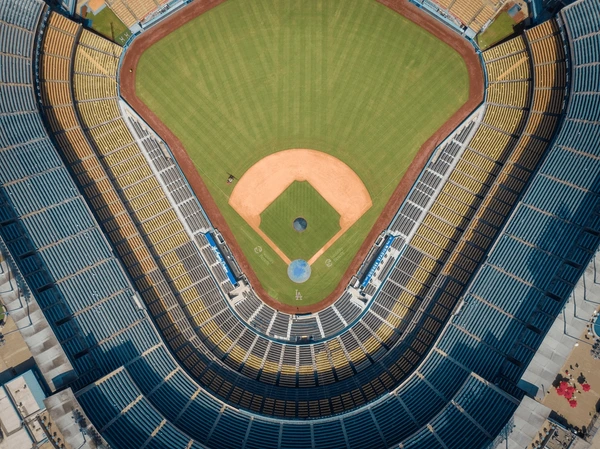
#> input picture code/images/baseballdiamond.webp, 600 x 449 px, found by its file name
$ python Image_classifier.py
#> lines starting #> are read from the running program, lines starting #| are printed output that depends on the picture
import cv2
import joblib
import numpy as np
from build_histogram_function import *

# classifier for image on the 21 classes of the dataset UCMerced_LandUse


class image_classifier:
    def __init__(self, image_path):
#> called with image_path = '../images/baseballdiamond.webp'
        self.img = cv2.imread(image_path, cv2.IMREAD_GRAYSCALE)
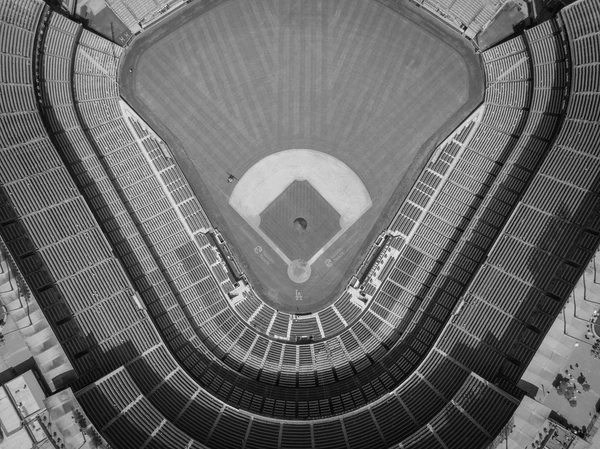
#> self.img: shape (449, 600); min 0, max 250, mean 104.9
#> (the run stopped early here; a loop or call above may not have finished)

$ run again, with code/images/agricultural.webp copied over code/images/baseballdiamond.webp
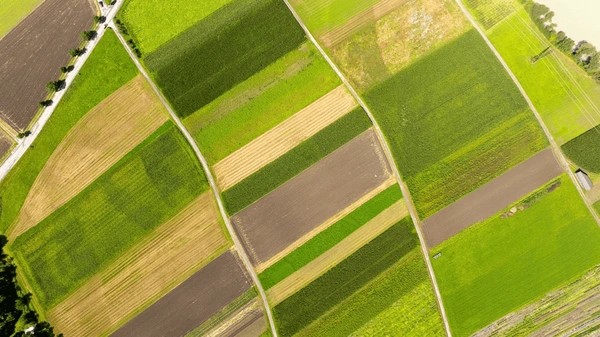
#> input picture code/images/agricultural.webp, 600 x 337 px, found by its file name
#> in __init__, `self.img = cv2.imread(image_path, cv2.IMREAD_GRAYSCALE)`:
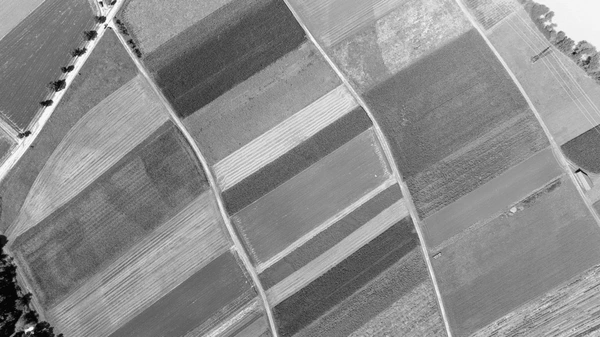
#> self.img: shape (337, 600); min 1, max 254, mean 140.1
